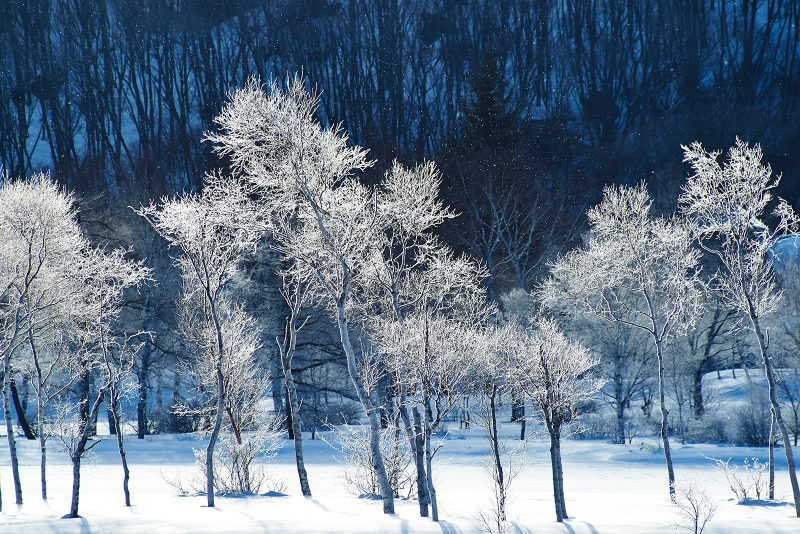
#> input picture images/hiver-neige.jpg, 1600 x 1067 px (shown at 1/2 size)
$ python snow_gif.py
#> lines starting #> are read from the running program, lines starting #| are printed output that depends on the picture
import cv2
import random
import imageio

image = cv2.imread('images/hiver-neige.jpg')
#> image is the input picture: shape (1067, 1600, 3); mean B, G, R 137.5, 118.1, 99.8
#image = cv2.cvtColor(image , cv2.COLOR_BGR2GRAY)

image_resized = cv2.resize(image, None, fx=0.50, fy=0.50)
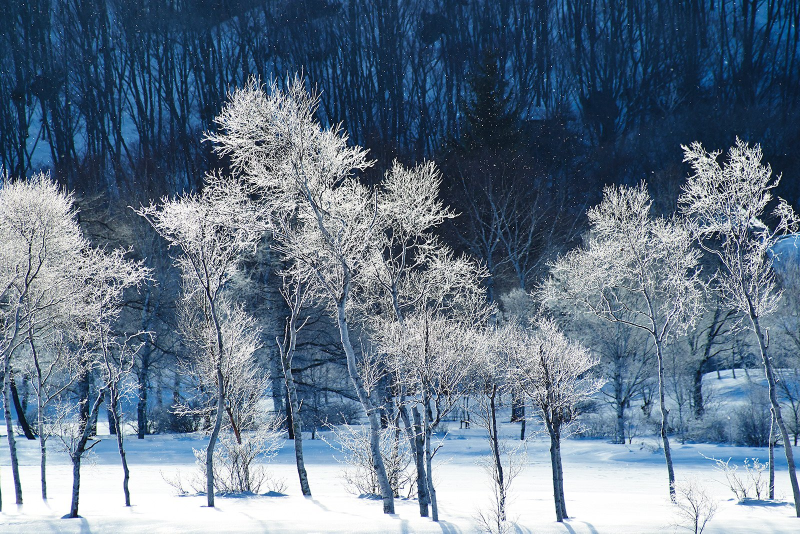
#> image_resized: shape (534, 800, 3); mean B, G, R 137.8, 118.3, 100
cv2.imwrite('images/resized_img.jpg', image_resized)

rows , cols, _ = image_resized.shape
#> rows = 534; cols = 800

snows_list = []

for i in range(400):
    x = random.randint(-200,rows)
    y = random.randint(0,cols)
    r = random.randint(2,3)
    left_right = random.choice([-1,1])

    snow = [x,y,r,left_right]
    snows_list.append(snow)

gravity = 4
cnt = 1
for i in range(20):
    image = cv2.imread('images/resized_img.jpg')
#> image: shape (534, 800, 3)

    for snow in snows_list:
        cv2.circle(image, (snow[1], snow[0]), snow[2], (255,255,255), -1)
        snow[0] += gravity
        snow[1] += snow[3]
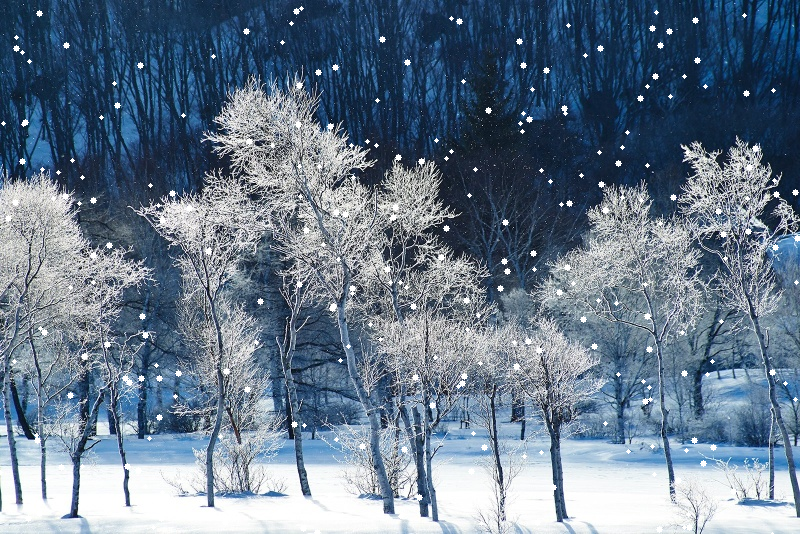
#> image: shape (534, 800, 3); mean B, G, R 139.3, 120.1, 102

    cv2.imwrite(f'output_img/snow/snow{cnt}.jpg', image)
    cnt +=1

images =[]
#> images = []
for i in range(1,cnt+1):
    #img = imageio.imread(f'snow{i}.jpg')
    img = cv2.imread(f'output_img/snow/snow{i}.jpg')
    images.append(img)

#showing as gif
imageio.mimsave('output_img/snow/result.gif',images)
